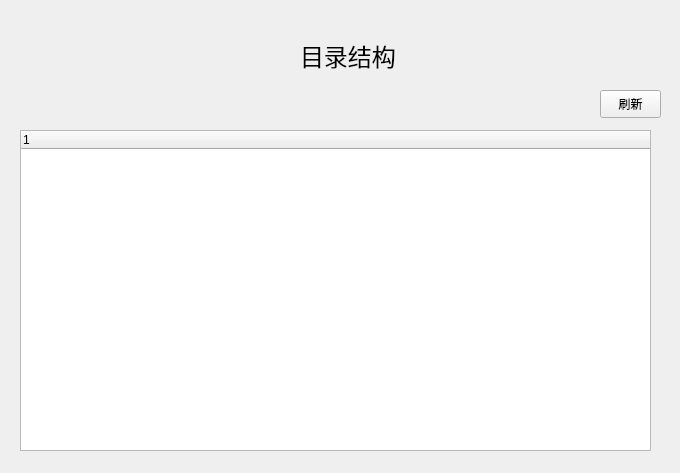
<?xml version="1.0" encoding="UTF-8"?>
<ui version="4.0">
 <class>dis_dir</class>
 <widget class="QWidget" name="dis_dir">
  <property name="geometry">
   <rect>
    <x>0</x>
    <y>0</y>
    <width>680</width>
    <height>473</height>
   </rect>
  </property>
  <property name="windowTitle">
   <string>目录结构</string>
  </property>
  <widget class="QTreeWidget" name="treeWidget">
   <property name="geometry">
    <rect>
     <x>20</x>
     <y>130</y>
     <width>631</width>
     <height>321</height>
    </rect>
   </property>
   <column>
    <property name="text">
     <string notr="true">1</string>
    </property>
   </column>
  </widget>
  <widget class="QPushButton" name="btn_refresh">
   <property name="geometry">
    <rect>
     <x>600</x>
     <y>90</y>
     <width>61</width>
     <height>28</height>
    </rect>
   </property>
   <property name="text">
    <string>刷新</string>
   </property>
  </widget>
  <widget class="QLabel" name="label_dir">
   <property name="geometry">
    <rect>
     <x>300</x>
     <y>30</y>
     <width>131</width>
     <height>51</height>
    </rect>
   </property>
   <property name="font">
    <font>
     <pointsize>18</pointsize>
    </font>
   </property>
   <property name="text">
    <string>目录结构</string>
   </property>
  </widget>
 </widget>
 <resources/>
 <connections/>
</ui>
